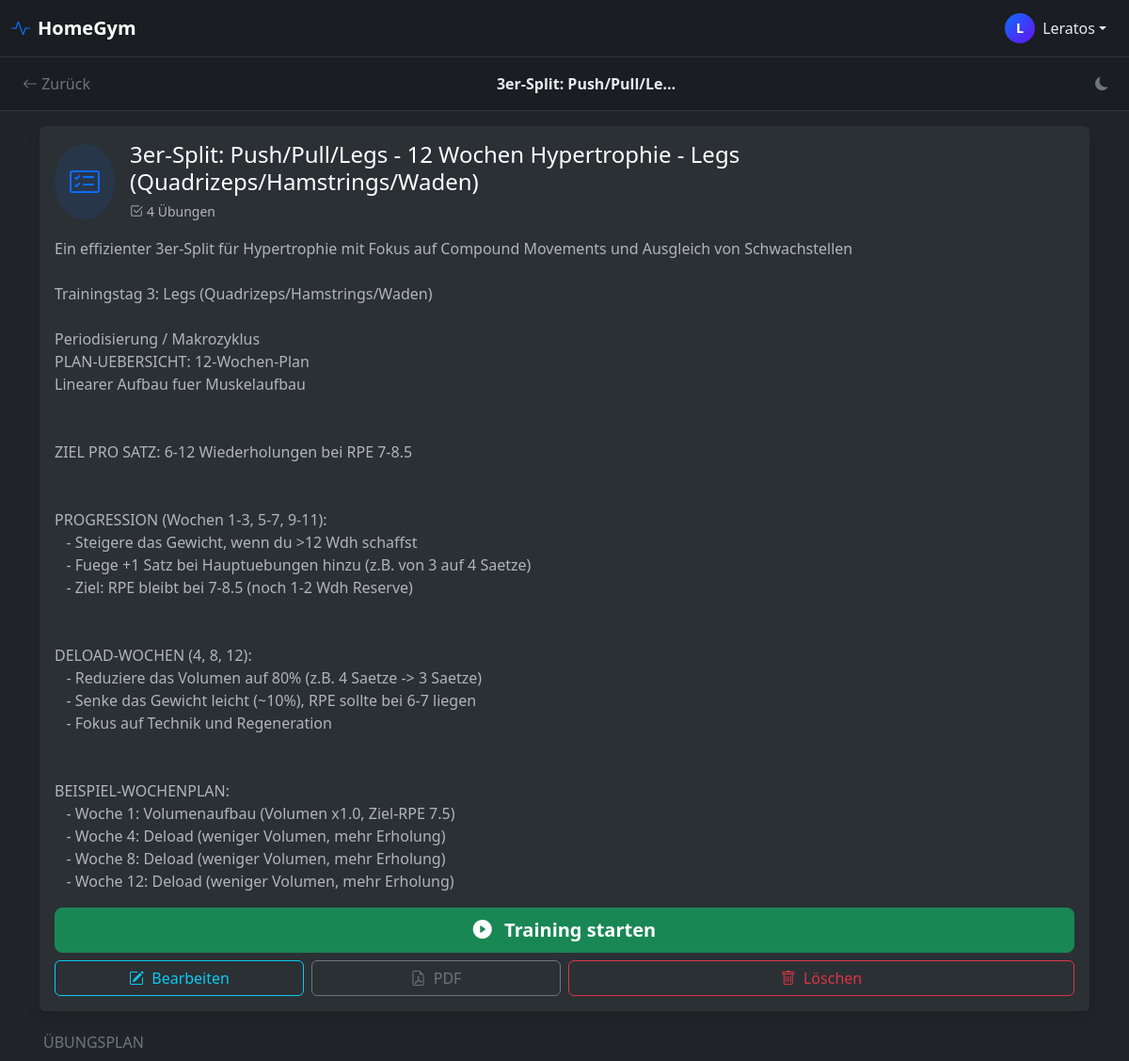
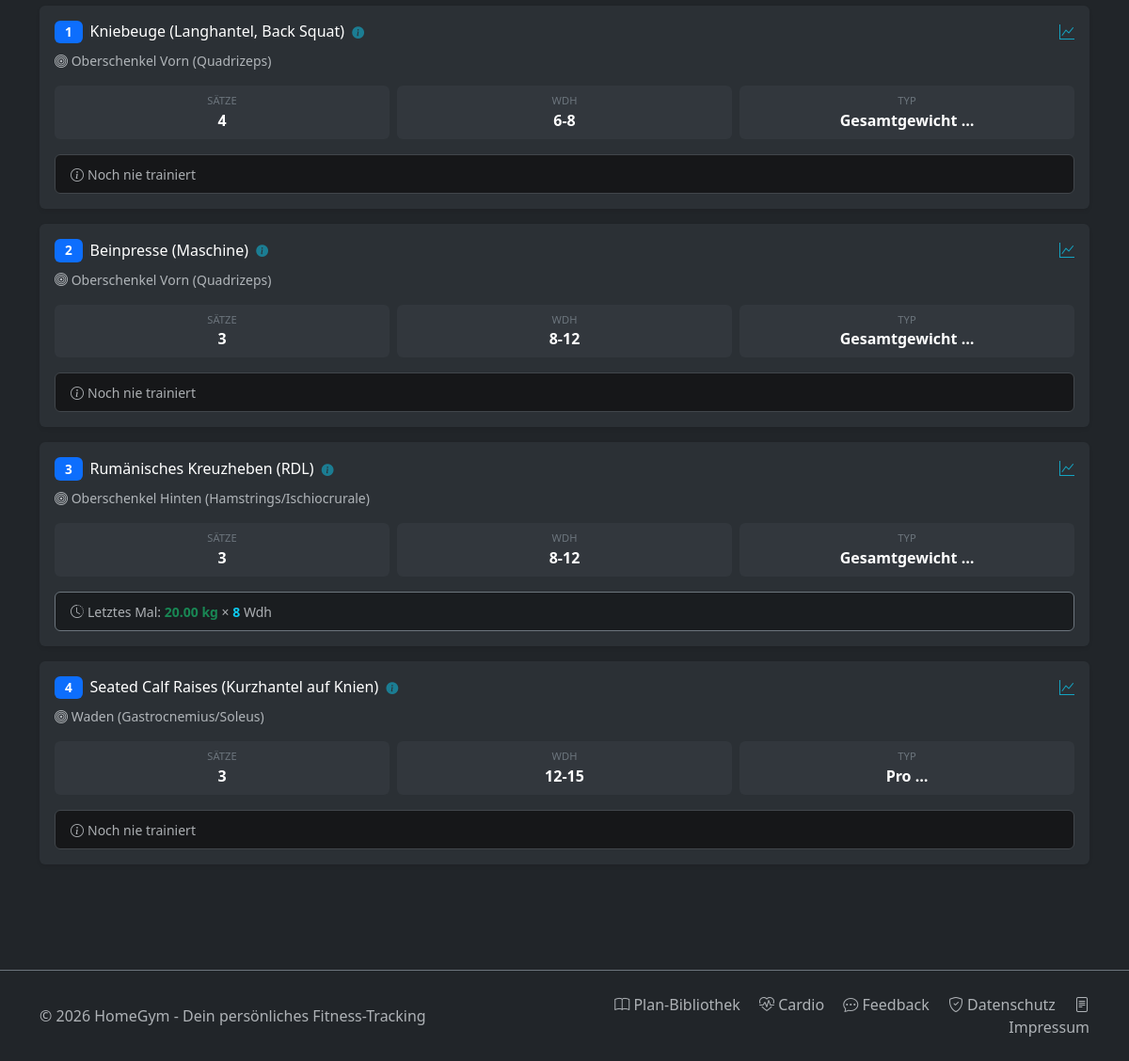
Screenshot of /plan/37/ (signed in) with the database file from the repository (2 pictures, top to bottom).
### core/models.py (models this page shows, shortened)
class Plan(models.Model):
    user = models.ForeignKey(User, on_delete=models.CASCADE, related_name="plaene", null=True)
    name = models.CharField(max_length=100, verbose_name="Name des Plans")
    beschreibung = models.TextField(blank=True, verbose_name="Beschreibung")
    is_public = models.BooleanField(default=False, verbose_name="Öffentlich")
    erstellt_am = models.DateTimeField(auto_now_add=True)
    shared_with = models.ManyToManyField(
        User,
        related_name="shared_plans",
        blank=True,
        verbose_name="Geteilt mit",
        help_text="User, die diesen Plan sehen können (ohne öffentlich zu sein)"
    )
    gruppe_id = models.UUIDField(
        null=True,
        blank=True,
        verbose_name="Gruppen-ID",
        help_text="Pläne mit gleicher ID gehören zusammen (z.B. Split-Tage)"
    )
    gruppe_name = models.CharField(
        max_length=100,
        blank=True,
        verbose_name="Gruppenname",
        help_text="Name der Plangruppe (z.B. 'Push/Pull/Legs Split')"
    )
    gruppe_reihenfolge = models.PositiveIntegerField(
        default=0,
        verbose_name="Reihenfolge in Gruppe",
        help_text="Position des Plans innerhalb der Gruppe (0, 1, 2, ...)"
    )
    class Meta:
        verbose_name = "Trainingsplan"
        verbose_name_plural = "Trainingspläne"

class PlanUebung(models.Model):
    plan = models.ForeignKey(Plan, on_delete=models.CASCADE, related_name="uebungen")
    uebung = models.ForeignKey(Uebung, on_delete=models.CASCADE, verbose_name="Übung")
    reihenfolge = models.PositiveIntegerField(default=1, verbose_name="Reihenfolge")
    trainingstag = models.CharField(max_length=100, blank=True, verbose_name="Trainingstag/Session")
    saetze_ziel = models.PositiveIntegerField(default=3, verbose_name="Geplante Sätze")
    wiederholungen_ziel = models.CharField(max_length=50, blank=True, verbose_name="Ziel-Wdh (z.B. 8-12)")
    pausenzeit = models.PositiveIntegerField(
        default=120,
        verbose_name="Pausenzeit (Sekunden)",
        help_text="Empfohlene Pause zwischen Sätzen (60-300s)"
    )
    superset_gruppe = models.PositiveIntegerField(
        default=0,
        verbose_name="Superset-Gruppe",
        help_text="0 = keine Gruppe, 1-9 = Gruppennummer für Supersätze"
    )
    class Meta:
        verbose_name = "Plan-Übung"
        verbose_name_plural = "Plan-Übungen"
        ordering = ['reihenfolge']

class Uebung(models.Model):
    bezeichnung = models.CharField(max_length=100, verbose_name="Name der Übung")
    muskelgruppe = models.CharField(max_length=50, choices=MUSKELGRUPPEN, verbose_name="Hauptmuskel")
    hilfsmuskeln = models.JSONField(default=list, blank=True, verbose_name="Hilfsmuskelgruppen")
    gewichts_typ = models.CharField(max_length=20, choices=GEWICHTS_TYP, default='GESAMT', verbose_name="Gewichtsart")
    bewegungstyp = models.CharField(max_length=20, choices=BEWEGUNGS_TYP, default='ISOLATION', verbose_name="Bewegungsmuster")
    equipment = models.ManyToManyField(Equipment, related_name="uebungen", blank=True, verbose_name="Benötigtes Equipment")
    beschreibung = models.TextField(blank=True, verbose_name="Anleitung / Notizen")
    bild = models.ImageField(upload_to='uebungen_bilder/', blank=True, null=True, verbose_name="Foto/Grafik")
    video_link = models.URLField(blank=True, null=True, verbose_name="YouTube Link")
    favoriten = models.ManyToManyField(User, related_name="favoriten_uebungen", blank=True)
    created_by = models.ForeignKey(User, on_delete=models.CASCADE, related_name="custom_uebungen", null=True, blank=True, verbose_name="Erstellt von")
    is_custom = models.BooleanField(default=False, verbose_name="Benutzerdefinierte Übung")
    erstellt_am = models.DateTimeField(auto_now_add=True)
    class Meta:
        verbose_name = "Übung"
        verbose_name_plural = "Übungen"
        ordering = ['bezeichnung']

class Satz(models.Model):
    einheit = models.ForeignKey(Trainingseinheit, on_delete=models.CASCADE, related_name="saetze")
    uebung = models.ForeignKey(Uebung, on_delete=models.PROTECT, verbose_name="Übung")
    satz_nr = models.PositiveIntegerField(default=1, verbose_name="Satz Nr.")
    gewicht = models.DecimalField(max_digits=6, decimal_places=2, verbose_name="Gewicht (kg)")
    wiederholungen = models.PositiveIntegerField(verbose_name="Wdh.")
    ist_aufwaermsatz = models.BooleanField(default=False, verbose_name="Warmup")
    rpe = models.DecimalField(
        max_digits=3,
        decimal_places=1,
        blank=True,
        null=True,
        verbose_name="RPE (1-10)",
        validators=[MinValueValidator(1.0), MaxValueValidator(10.0)]
    )
    notiz = models.TextField(blank=True, null=True, verbose_name="Notiz", max_length=500)
    superset_gruppe = models.PositiveIntegerField(
        default=0,
        verbose_name="Superset-Gruppe",
        help_text="0 = keine Gruppe, 1-9 = Gruppennummer für Supersätze"
    )
    class Meta:
        verbose_name = "Satz"
        verbose_name_plural = "Sätze"
        ordering = ['einheit', 'satz_nr']
        indexes = [
            models.Index(fields=['uebung', 'einheit']),
        ]

### core/views.py (the view)
# urls.py: path('plan/<int:plan_id>/', views.plan_details, name='plan_details'),
def plan_details(request, plan_id):
    from django.db.models import Q
    plan = get_object_or_404(
        Plan,
        Q(user=request.user) | Q(is_public=True) | Q(shared_with=request.user),
        id=plan_id
    )
    is_owner = plan.user == request.user
    plan_uebungen = plan.uebungen.all().order_by('reihenfolge')
    uebungen_mit_historie = []
    for plan_uebung in plan_uebungen:
        letzter_satz = Satz.objects.filter(
            uebung=plan_uebung.uebung,
            ist_aufwaermsatz=False
        ).order_by('-einheit__datum').first()
        uebungen_mit_historie.append({
            'plan_uebung': plan_uebung,
            'letztes_gewicht': letzter_satz.gewicht if letzter_satz else None,
            'letzte_wdh': letzter_satz.wiederholungen if letzter_satz else None,
        })
    context = {
        'plan': plan,
        'uebungen_mit_historie': uebungen_mit_historie,
        'is_owner': is_owner,
    }
    return render(request, 'core/plan_details.html', context)

### core/context_processors.py (called while the page is built)
def global_context(request):
    return {
        'current_year': datetime.now().year,
    }

### core/templates/core/plan_details.html (shortened to what this page needs)
{% load static %}
<!doctype html>
<html lang="de" data-bs-theme="dark" id="htmlRoot">
  <head>
    <link href="https://cdn.jsdelivr.net/npm/bootstrap@5.3.3/dist/css/bootstrap.min.css" rel="stylesheet">
    <link rel="stylesheet" href="https://cdn.jsdelivr.net/npm/bootstrap-icons@1.11.3/font/bootstrap-icons.min.css">
    <link rel="stylesheet" href="{% static 'core/css/theme-styles.css' %}">
    <link rel="stylesheet" href="{% static 'core/css/offline-manager.css' %}">
  </head>
  <body>
    {% include 'core/includes/global_header.html' %}
    <nav class="navbar navbar-page border-bottom">
      <div class="container-fluid">
        <a class="btn btn-outline-secondary border-0" href="{% url 'training_select_plan' %}">
            <i class="bi bi-arrow-left"></i> Zurück
        </a>
        <span class="navbar-text page-title fw-bold text-truncate" style="max-width: 200px;">
            {{ plan.name }}
        </span>
        <div style="width: 40px;">            <button onclick="toggleTheme()" class="btn btn-sm btn-outline-secondary border-0 ms-2" title="Theme wechseln">
              <i class="bi bi-moon-fill" id="themeIcon"></i>
            </button>
</div>
      </div>
    </nav>
    <div class="container pb-5 pt-3">
        <div class="card card-stat border-primary mb-4 shadow">
            <div class="card-body">
                <div class="d-flex align-items-center mb-3">
                    <div class="bg-primary bg-opacity-10 rounded-circle p-3 me-3">
                        <i class="bi bi-card-checklist fs-2 text-primary"></i>
                    </div>
                    <div>
                        <h4 class="mb-1">{{ plan.name }}</h4>
                        <small class="text-muted">
                            <i class="bi bi-check2-square me-1"></i>{{ uebungen_mit_historie|length }} Übungen
                        </small>
                    </div>
                </div>
                {% if plan.beschreibung %}
                <pre class="text-muted mb-3" style="white-space: pre-wrap; font-family: inherit; font-size: inherit; background: transparent; border: none; padding: 0; margin-bottom: 1rem;">{{ plan.beschreibung }}</pre>
                {% endif %}
                <div class="d-grid gap-2">
                    {% if is_owner %}
                        <a href="{% url 'training_start_plan' plan.id %}" class="btn btn-success btn-lg fw-bold">
                            <i class="bi bi-play-circle-fill me-2"></i> Training starten
                        </a>
                        <div class="row g-2">
                            <div class="col-6 col-md-3">
                                <a href="{% url 'edit_plan' plan.id %}" class="btn btn-outline-info w-100">
                                    <i class="bi bi-pencil-square me-1"></i> Bearbeiten
                                </a>
                            </div>
                            <div class="col-6 col-md-3">
                                <a href="{% url 'export_plan_pdf' plan.id %}" class="btn btn-outline-secondary w-100" target="_blank">
                                    <i class="bi bi-file-earmark-pdf me-1"></i> PDF
                                </a>
                            </div>
                            <div class="col-12 col-md-6">
                                <button class="btn btn-outline-danger w-100" data-bs-toggle="modal" data-bs-target="#deletePlanModal">
                                    <i class="bi bi-trash me-1"></i> Löschen
                                </button>
                            </div>
                        </div>
                    {% endif %}
                </div>
            </div>
        </div>
        <h6 class="text-secondary mb-3 ps-1 text-uppercase">Übungsplan</h6>
        {% for item in uebungen_mit_historie %}
        <div class="card card-stat border-secondary mb-3 shadow-sm {% if item.plan_uebung.superset_gruppe > 0 %}superset-group-{{ item.plan_uebung.superset_gruppe }}{% endif %}">
            <div class="card-body">
                <div class="d-flex justify-content-between align-items-start mb-2">
                    <div class="d-flex align-items-center">
                        <span class="badge bg-primary me-2">{{ item.plan_uebung.reihenfolge }}</span>
                        <h6 class="mb-0 text-white">
                            <a href="#" class="text-decoration-none text-white exercise-link"
                               data-exercise-id="{{ item.plan_uebung.uebung.id }}"
                               title="Übungsdetails anzeigen">
                                {{ item.plan_uebung.uebung.bezeichnung }}
                                <i class="bi bi-info-circle-fill text-info opacity-50 ms-1"></i>
                            </a>
                        </h6>
                    </div>
                    <a href="{% url 'exercise_stats' item.plan_uebung.uebung.id %}"
                       class="text-info text-decoration-none opacity-75">
                        <i class="bi bi-graph-up"></i>
                    </a>
                </div>
                <small class="text-muted d-block mb-3">
                    <i class="bi bi-bullseye"></i> {{ item.plan_uebung.uebung.get_muskelgruppe_display }}
                </small>
                <div class="row g-2 mb-3">
                    <div class="col-4">
                        <div class="bg-secondary bg-opacity-10 rounded p-2 text-center">
                            <small class="text-secondary d-block" style="font-size: 0.7rem;">SÄTZE</small>
                            <strong class="text-white">{{ item.plan_uebung.saetze_ziel }}</strong>
                        </div>
                    </div>
                    <div class="col-4">
                        <div class="bg-secondary bg-opacity-10 rounded p-2 text-center">
                            <small class="text-secondary d-block" style="font-size: 0.7rem;">WDH</small>
                            <strong class="text-white">{{ item.plan_uebung.wiederholungen_ziel|default:"--" }}</strong>
                        </div>
                    </div>
                    <div class="col-4">
                        <div class="bg-secondary bg-opacity-10 rounded p-2 text-center">
                            <small class="text-secondary d-block" style="font-size: 0.7rem;">TYP</small>
                            <strong class="text-white">{{ item.plan_uebung.uebung.get_gewichts_typ_display|truncatewords:1 }}</strong>
                        </div>
                    </div>
                </div>
                {% if item.letztes_gewicht %}
                <div class="alert alert-dark border-secondary mb-0 py-2 px-3">
                    <small class="text-muted">
                        <i class="bi bi-clock-history me-1"></i>Letztes Mal:
                        <strong class="text-success">{{ item.letztes_gewicht }} kg</strong> ×
                        <strong class="text-info">{{ item.letzte_wdh }}</strong> Wdh
                    </small>
                </div>
                {% else %}
                <div class="alert alert-secondary mb-0 py-2 px-3">
                    <small class="text-muted">
                        <i class="bi bi-info-circle me-1"></i>Noch nie trainiert
                    </small>
                </div>
                {% endif %}
            </div>
        </div>
        {% endfor %}
    </div>
    {% include 'core/includes/global_footer.html' %}
  </body>
</html>

### core/templates/core/includes/global_header.html (shortened to what this page needs)
<nav class="navbar navbar-theme border-bottom sticky-top">
    <div class="container-fluid">
        <a class="navbar-brand fw-bold d-flex align-items-center" href="{% url 'dashboard' %}">
            <i class="bi bi-activity text-primary me-2"></i>
            <span class="d-none d-sm-inline">HomeGym</span>
        </a>
        <div class="dropdown">
            <button class="btn btn-theme dropdown-toggle d-flex align-items-center border-0"
                    type="button"
                    id="userDropdown"
                    data-bs-toggle="dropdown"
                    aria-expanded="false">
                <div class="user-avatar me-2">
                    {{ user.username|slice:":1"|upper }}
                </div>
                <span class="d-none d-md-inline">{{ user.username }}</span>
            </button>
        </div>
    </div>
</nav>

### core/static/core/css/theme-styles.css (style rules this page uses)
.card-stat { border: none; }
[data-bs-theme="dark"] .card-stat { background-color: #2b3035; color: #fff; }
[data-bs-theme="dark"] .card { background-color: #2b3035; color: #fff; }
.navbar-page { background-color: var(--bs-body-bg); border-bottom-color: var(--bs-border-color) !important; }
[data-bs-theme="dark"] .navbar-page { background-color: #1a1d21; border-bottom-color: #30363d !important; }
.navbar-page .navbar-text, .navbar-page .page-title { color: var(--bs-body-color); }
[data-bs-theme="dark"] .navbar-page .navbar-text, [data-bs-theme="dark"] .navbar-page .page-title { color: #e9ecef; }

### core/templates/core/includes/global_header.html (style rules this page uses)
.navbar-theme { background-color: var(--bs-body-bg); border-bottom-color: var(--bs-border-color) !important; }
[data-bs-theme="dark"] .navbar-theme { background-color: #1a1d21; border-bottom-color: #30363d !important; }
.btn-theme { background-color: transparent; color: var(--bs-body-color); }
[data-bs-theme="dark"] .btn-theme { color: #e9ecef; }
.user-avatar { width: 32px; height: 32px; background: linear-gradient(135deg, #0d6efd, #6610f2); border-radius: 50%; display: flex; align-items: center; justify-content: center; font-weight: bold; font-size: 0.9rem; color: white; }

### core/templates/core/exercise_info_modal.html (style rules this page uses)
.exercise-link { cursor: pointer; color: #0d6efd; text-decoration: none; transition: all 0.2s; }
.exercise-link i { font-size: 0.8em; opacity: 0.6; margin-left: 0.25rem; }
.badge { font-size: 0.85rem; padding: 0.4em 0.8em; }

### rows the page displays
Plan: name "3er-Split: Push/Pull/Le…", name "3er-Split: Push/Pull/Legs - 12 Wochen Hypertrophie - Legs (Quadrizeps/Hamstrings/Waden)", beschreibung "Ein effizienter 3er-Split für Hypertrophie mit Fokus auf Compound Movements und Ausgleich von Schwachstellen Trainingstag 3: Legs (Quadrizeps/Hamstrings/Waden) Periodisierung / Makrozyklus PLAN-UEBERSICHT: 12-Wochen-Plan Linearer Aufbau fuer Muskelaufbau ZIEL PRO SATZ: 6-12 Wiederholungen bei RPE 7-8.5 PROGRESSION (Wochen 1-3, 5-7, 9-11): - Steigere das Gewicht, wenn du >12 Wdh schaffst - Fuege +1 Satz bei Hauptuebungen hinzu (z.B. von 3 auf 4 Saetze) - Ziel: RPE bleibt bei 7-8.5 (noch 1-2 Wdh Reserve) DELOAD-WOCHEN (4, 8, 12): - Reduziere das Volumen auf 80% (z.B. 4 Saetze -> 3 Saetze) - Senke das Gewicht leicht (~10%), RPE sollte bei 6-7 liegen - Fokus auf Technik und Regeneration…"
PlanUebung: plan_uebung.reihenfolge "1", plan_uebung.uebung.bezeichnung "Kniebeuge (Langhantel, Back Squat)", plan_uebung.uebung.muskelgruppe "Oberschenkel Vorn (Quadrizeps)", plan_uebung.saetze_ziel "4", plan_uebung.wiederholungen_ziel "6-8", plan_uebung.uebung.gewichts_typ "Gesamtgewicht …", shows "Noch nie trainiert"
PlanUebung: plan_uebung.reihenfolge "2", plan_uebung.uebung.bezeichnung "Beinpresse (Maschine)", plan_uebung.uebung.muskelgruppe "Oberschenkel Vorn (Quadrizeps)", plan_uebung.saetze_ziel "3", plan_uebung.wiederholungen_ziel "8-12", plan_uebung.uebung.gewichts_typ "Gesamtgewicht …", shows "Noch nie trainiert"
PlanUebung: plan_uebung.reihenfolge "3", plan_uebung.uebung.bezeichnung "Rumänisches Kreuzheben (RDL)", plan_uebung.uebung.muskelgruppe "Oberschenkel Hinten (Hamstrings/Ischiocrurale)", plan_uebung.saetze_ziel "3", plan_uebung.wiederholungen_ziel "8-12", plan_uebung.uebung.gewichts_typ "Gesamtgewicht …", letztes_gewicht "20.00", letzte_wdh "8"
PlanUebung: plan_uebung.reihenfolge "4", plan_uebung.uebung.bezeichnung "Seated Calf Raises (Kurzhantel auf Knien)", plan_uebung.uebung.muskelgruppe "Waden (Gastrocnemius/Soleus)", plan_uebung.saetze_ziel "3", plan_uebung.wiederholungen_ziel "12-15", plan_uebung.uebung.gewichts_typ "Pro …", shows "Noch nie trainiert"

### other values shown
{{ user.username|slice:":1"|upper }} "L"
{{ user.username }} "Leratos"
{{ uebungen_mit_historie|length }} "4"
